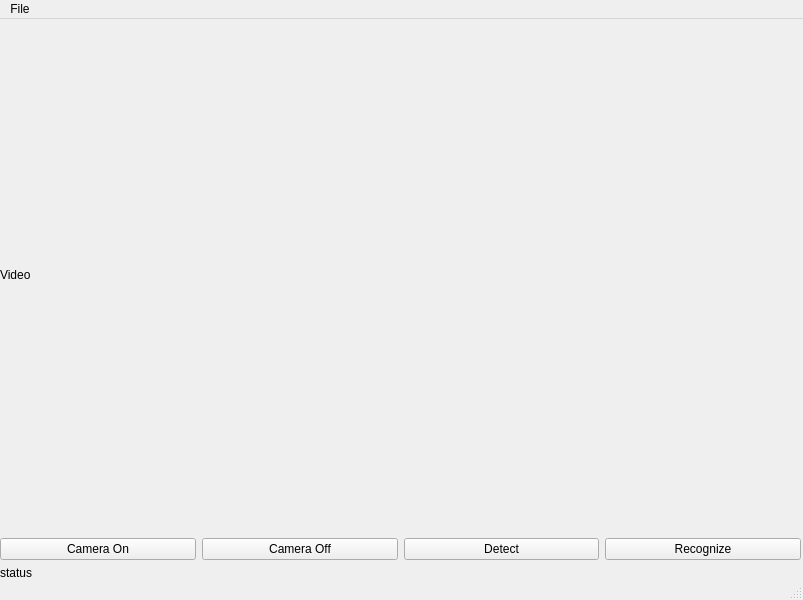
<?xml version="1.0" encoding="UTF-8"?>
<ui version="4.0">
 <class>MainWindow</class>
 <widget class="QMainWindow" name="MainWindow">
  <property name="geometry">
   <rect>
    <x>0</x>
    <y>0</y>
    <width>803</width>
    <height>600</height>
   </rect>
  </property>
  <property name="windowTitle">
   <string>MainWindow</string>
  </property>
  <widget class="QWidget" name="centralwidget">
   <widget class="QWidget" name="verticalLayoutWidget">
    <property name="geometry">
     <rect>
      <x>0</x>
      <y>0</y>
      <width>801</width>
      <height>561</height>
     </rect>
    </property>
    <layout class="QVBoxLayout" name="verticalLayout_2" stretch="3,0,0">
     <item>
      <widget class="QLabel" name="l_video">
       <property name="enabled">
        <bool>true</bool>
       </property>
       <property name="minimumSize">
        <size>
         <width>779</width>
         <height>257</height>
        </size>
       </property>
       <property name="text">
        <string>&lt;html&gt;&lt;head/&gt;&lt;body&gt;&lt;p&gt;Video&lt;/p&gt;&lt;/body&gt;&lt;/html&gt;</string>
       </property>
      </widget>
     </item>
     <item>
      <layout class="QHBoxLayout" name="horizontalLayout">
       <property name="sizeConstraint">
        <enum>QLayout::SetNoConstraint</enum>
       </property>
       <item>
        <widget class="QPushButton" name="pbtn_camera_on">
         <property name="text">
          <string>Camera On</string>
         </property>
         <property name="checkable">
          <bool>false</bool>
         </property>
        </widget>
       </item>
       <item>
        <widget class="QPushButton" name="pbtn_camera_off">
         <property name="text">
          <string>Camera Off</string>
         </property>
        </widget>
       </item>
       <item>
        <widget class="QPushButton" name="pbtn_detect">
         <property name="text">
          <string>Detect</string>
         </property>
        </widget>
       </item>
       <item>
        <widget class="QPushButton" name="pbtn_classify">
         <property name="text">
          <string>Recognize</string>
         </property>
        </widget>
       </item>
      </layout>
     </item>
     <item>
      <layout class="QHBoxLayout" name="horizontalLayout_3">
       <item>
        <widget class="QLabel" name="l_status">
         <property name="text">
          <string>&lt;html&gt;&lt;head/&gt;&lt;body&gt;&lt;p&gt;status&lt;/p&gt;&lt;/body&gt;&lt;/html&gt;</string>
         </property>
        </widget>
       </item>
      </layout>
     </item>
    </layout>
   </widget>
  </widget>
  <widget class="QMenuBar" name="menubar">
   <property name="geometry">
    <rect>
     <x>0</x>
     <y>0</y>
     <width>803</width>
     <height>21</height>
    </rect>
   </property>
   <widget class="QMenu" name="menuExit">
    <property name="title">
     <string>File</string>
    </property>
    <addaction name="action_train"/>
    <addaction name="separator"/>
    <addaction name="action_quit"/>
   </widget>
   <addaction name="menuExit"/>
  </widget>
  <widget class="QStatusBar" name="statusbar"/>
  <action name="action_train">
   <property name="text">
    <string>Train</string>
   </property>
  </action>
  <action name="actionQuit_2">
   <property name="text">
    <string>Quit</string>
   </property>
  </action>
  <action name="action_quit">
   <property name="text">
    <string>Quit</string>
   </property>
  </action>
 </widget>
 <resources/>
 <connections/>
</ui>
